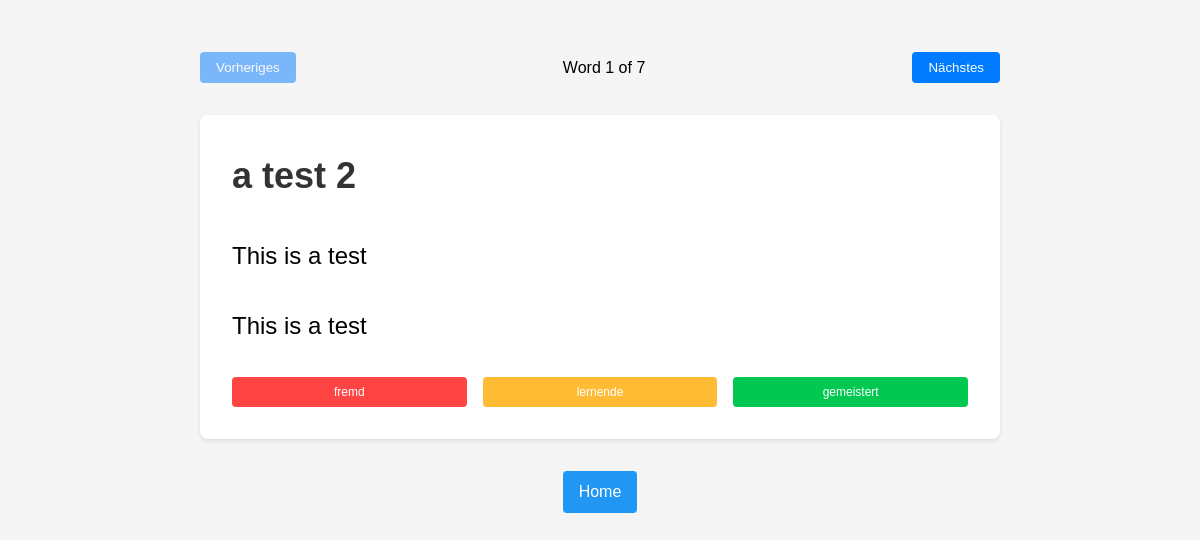
The page /words/fremd on the database its author committed.
### app/models.py (models this page shows)
class Word(Base):
    __tablename__ = "words"
    id = Column(Integer, primary_key=True, index=True)
    word = Column(String, unique=True, index=True)
    explanation = Column(String)
    example = Column(String)
    status = Column(Enum(LearningStatus), default=LearningStatus.NOT_MASTERED)
    created_at = Column(DateTime, default=datetime.datetime.now(datetime.timezone.utc))

### app/main.py (the view)
@app.get("/words/{status}")
async def filtered_words(request: Request, status: str, db: Session = Depends(database.get_db)):
    if status == "all":
        words = db.query(models.Word).all()
        return templates.TemplateResponse("words.html", {"request": request, "words": words})
    elif status == "addword":
        return templates.TemplateResponse("add_word.html", {"request": request})
    else:
        words = db.query(models.Word).filter(models.Word.status == models.LearningStatus(status)).all()
    return templates.TemplateResponse(
        "words_card.html",
        {
            "request": request,
            "words": words,
            "current_index": 0 if words else -1,
            "total_words": len(words)
        }
    )

### app/templates/words_card.html (shortened to what this page needs)
{% extends "base.html" %}
{% block content %}
<div class="container">
    {% if words %}
    <div class="study-container">
        <div class="navigation-controls">
            <button onclick="showPreviousWord()" id="prevBtn" disabled>Vorheriges</button>
            <span id="wordCounter">Word 1 of {{ total_words }}</span>
            <button onclick="showNextWord()" id="nextBtn" {% if total_words <= 1 %}disabled{% endif %}>Nächstes</button>
        </div>
        {% for word in words %}
        <div class="word-card" id="word-{{ loop.index0 }}" {% if not loop.first %}style="display: none;"{% endif %}>
            <h2>{{ word.word }}</h2>
            <p class="explanation">{{ word.explanation }}</p>
            <p class="example">{{ word.example }}</p>
            <div class="status-controls">
                <button onclick="updateStatus('{{ word.id }}', 'fremd')"
                        class="status-btn not-mastered">fremd</button>
                <button onclick="updateStatus('{{ word.id }}', 'lernende')"
                        class="status-btn learning">lernende</button>
                <button onclick="updateStatus('{{ word.id }}', 'gemeistert')"
                        class="status-btn mastered">gemeistert</button>
            </div>
        </div>
        {% endfor %}
        <div class="home-button-container">
            <a href="/" class="home-btn">Home</a>
        </div>
    </div>
    {% else %}
    <div class="no-words">
        <h2>No words to study!</h2>
        <a href="/" class="home-link">Return to Dashboard</a>
    </div>
    {% endif %}
</div>
{% endblock %}

### static/styles.css (style rules this page uses)
body { font-family: Arial, sans-serif; line-height: 1.6; margin: 0; padding: 20px; background-color: #f5f5f5; }
.container { max-width: 1200px; margin: 0 auto; }
button { padding: 8px 16px; background-color: #007bff; color: white; border: none; border-radius: 4px; cursor: pointer; }
.word-card { background: white; padding: 20px; border-radius: 8px; box-shadow: 0 2px 4px rgba(0,0,0,0.1); }
.status-btn { flex: 1; padding: 5px; font-size: 12px; }
.explanation, .example { margin: 10px 0; }

### app/templates/words_card.html (style rules this page uses)
.study-container { max-width: 800px; margin: 2rem auto; padding: 0 1rem; }
.navigation-controls { display: flex; justify-content: space-between; align-items: center; margin-bottom: 2rem; flex-wrap: wrap; gap: 1rem; }
.word-card { background: white; padding: 2rem; border-radius: 8px; box-shadow: 0 2px 4px rgba(0,0,0,0.1); word-wrap: break-word; overflow-wrap: break-word; }
.word-card h2 { margin: 0 0 2rem 0; color: #333; font-size: 36px; word-wrap: break-word; overflow-wrap: break-word; }
.explanation, .example { word-wrap: break-word; overflow-wrap: break-word; max-width: 100%; margin-bottom: 2rem; font-size: 24px; }
.status-controls { display: flex; gap: 1rem; justify-content: center; }
.status-btn { padding: 0.5rem 1rem; border: none; border-radius: 4px; cursor: pointer; transition: opacity 0.2s; }
.not-mastered { background: #ff4444; color: white; }
.learning { background: #ffbb33; color: white; }
.mastered { background: #00C851; color: white; }
button:disabled { opacity: 0.5; cursor: not-allowed; }
.home-button-container { text-align: center; margin-top: 2rem; }
.home-btn { padding: 0.5rem 1rem; background: #2196F3; color: white; text-decoration: none; border-radius: 4px; transition: opacity 0.2s; display: inline-block; }

### rows shown on the page
Word: word "a test 2", explanation "This is a test", example "This is a test"

### other values the page prints
{{ total_words }} "7"
